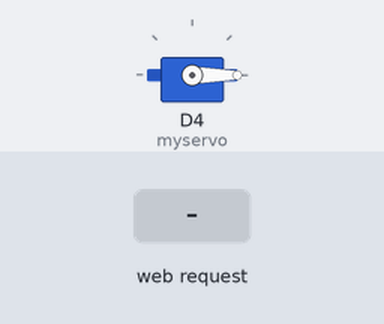
This sketch was run on a simulated ESP8266 (NodeMCU). On the bench: servo. The test bench sets the inputs (shaded band). WiFi joins after 1.5 s; servers stay silent unless stated; what the sketch prints to the serial monitor is not drawn.

Above: at 2.7 s.
2.8 s: HTTP request GET /on received
At 3.6 s:
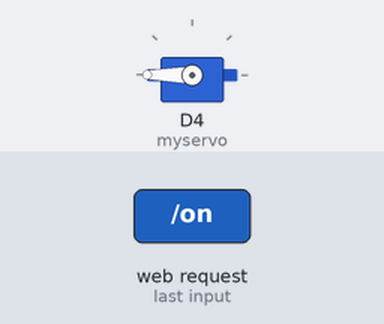
Timing chart, 0 to 5.8 s (numbered marks = the images above; inputs shaded):
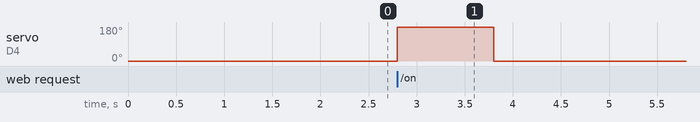

The sketch:

YOUWON_INO.ino
```cpp
#include <Servo.h>
#include <ESP8266WiFi.h>
#include <ESP8266WebServer.h>

const char* ssid = "iptimewoorijip";
const char* pass = "ssw96385271**";

ESP8266WebServer server(80);
Servo myservo;

void setup(void){

  Serial.begin(19200);
  Serial.println("연결 하는 중입니다....");
  WiFi.begin(ssid, pass);
  while (WiFi.status() != WL_CONNECTED) {
  delay(500);
  Serial.print(".");
}

  Serial.println("");
  Serial.print("할당 IP");
  Serial.println(ssid);
  Serial.print("IP 주소 : ");
  Serial.println(WiFi.localIP());

  server.on("/", [](){

    server.send(200, "text/html", "<!DOCTYPE html> <html lang=\"ko\"></html> <head> <title>41515092 서유원</title> <style> .button1{ background-color : #00000000; text-decoration : none; text-align : center; font-size : 15px; width : 50px; height : 22.5px; color : rgb(0, 0, 0); padding : 15px 15px; margin : 3px 2px; cursor : pointer; display : inline-block; } .button2{ background-color : #000000; text-decoration : none; text-align : center; font-size : 15px; width : 50px; height : 22.5px; color : rgb(255, 254, 254); padding : 15px 15px; margin : 2px 2px; cursor : pointer; display : inline-block; } </style> </head> <body><center> <h3>애완동물 자동급식</h3> <a href=\"/on\" class=\"button1\"> ON </a> <a href=\"/off\" class=\"button2\"> OFF </a> </center></body> </html>");
    });

  server.on("/on", [](){

    Serial.println("ON");
    myservo.write(180);
    delay(1000);
    myservo.write(0);
    server.send(200, "text/html", "<!DOCTYPE html> <html lang=\"ko\"></html> <head> <title>41515092 서유원</title> <style> .button1{ background-color : #00000000; text-decoration : none; text-align : center; font-size : 15px; width : 50px; height : 22.5px; color : rgb(0, 0, 0); padding : 15px 15px; margin : 3px 2px; cursor : pointer; display : inline-block; } .button2{ background-color : #000000; text-decoration : none; text-align : center; font-size : 15px; width : 50px; height : 22.5px; color : rgb(255, 254, 254); padding : 15px 15px; margin : 2px 2px; cursor : pointer; display : inline-block; } </style> </head> <body><center> <h3>애완동물 자동급식</h3> <a href=\"/on\" class=\"button1\"> ON </a> <a href=\"/off\" class=\"button2\"> OFF </a> </center></body> </html>");
    });

  server.begin();
  Serial.println("HTTP server started");
  myservo.attach(D4);   // Servo attached to D4 pin
  myservo.write(0);
}

void loop(void){
  server.handleClient();
}
```

Measured:
- after the input at 2.8 s, servo on D4 (myservo): 0° → 180° at once, → 0° 1.0 s later
